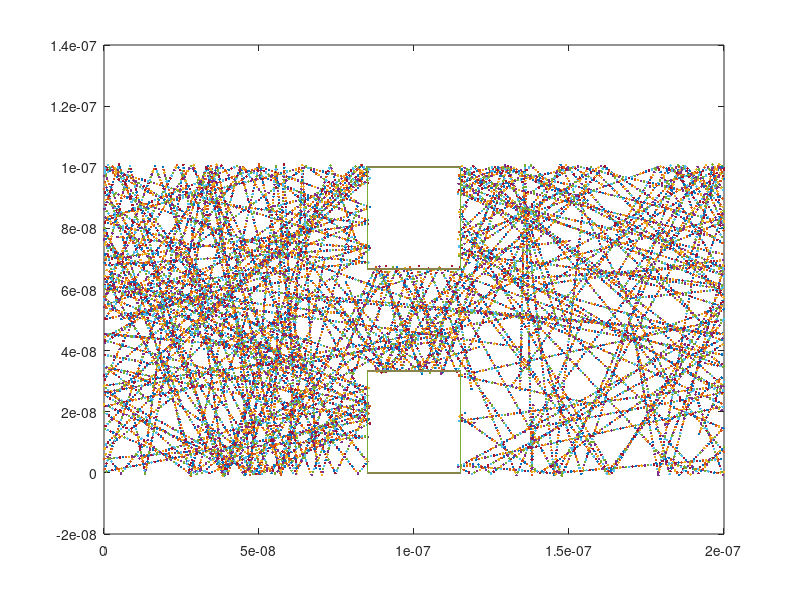

Write the MATLAB code that produced this figure.
% Jarikre Efe Jeffery
% 101008461
% Elec_4700 Assignment 1

clc
clearvars
close all
set(0,'DefaultFigureWindowStyle','docked')

m0 = 9.10938215e-31; % rest mass
effective_m = 0.26*m0; %effective mass
q0 = 1.60217653e-19;   %electron charge
dirac_c = 1.054571596e-34; %dirac's constant
planck_c = dirac_c*2*pi;     % Planck's constant
Boltz_c =  1.3806504e-23; % Boltzmann Constant
eps_0 = 8.854187817e-12; % permittivity of freespace
mu_0 = 1.2566370614e-6; % permeability of freespace
c = 299792458; % Speed of light
g = 9.80665; % gravityPa
am = 1.66053892e-27;

Thermal_v = sqrt((Boltz_c * 300) / effective_m); % Calculation for the thermal velocity
Stand_dev = Thermal_v/(sqrt(2)); % Standard Deviation of the two velocities

Time_bet_collisions = 0.2 * 10 ^ -12; % time between collisions
Time_step = 1000; % Time step
delta_t = 7.5 * 10 ^ -15; % Change in psoition of particles

wid_x = 200 * 10 ^ -9; % x-boundaries
len_y = 100 * 10 ^ -9; % y-boundaries.
size_particle = 100; % Number of particles
x_pos =  rand(1, size_particle) .* wid_x; % random x_position
y_pos =   rand(1, size_particle) .* len_y; % random y_position
theta = rand(1,size_particle)*2*pi;
x_vel = Thermal_v*cos(theta); % Assigning a random velocity to particles
y_vel = Thermal_v*sin(theta); % Assigning a random velocity to particles

figure (1)
xlabel("position of x");
ylabel("position of y");

isinbx = true;
while isinbx == true
    inbx = ((x_pos <= (1.15 * wid_x/2) & (x_pos >= (0.85 * wid_x/2))) & ((y_pos < (len_y/3)) | y_pos >= (2*len_y/3)));
    if (sum(inbx) > 0)
        x_pos(inbx) = rand(1, sum(inbx)) .* wid_x;
        y_pos(inbx) = rand(1, sum(inbx)) .* len_y;
    else
        isinbx = false;
        %break;
    end
   
end

% Implement a for loop here

for i = 1:200
    x_old = x_pos;
    x_pos = x_old + delta_t*x_vel;
    y_old = y_pos;
    y_pos = y_old + delta_t*y_vel;
   
    % Change in Velocity for the y-boundary condition
   
    index1 = (y_pos > len_y);
    index2 = (y_pos < 0);
    y_vel(index1) = -y_vel(index1);
    y_vel(index2) = -y_vel(index2);
   
   
    % implementing wrap around for the x-boundary condition
   
    index3 = ((x_pos) > wid_x); % Right ahnd position
    index4 = ((x_pos) < 0); % left hand position
   
    x_old(index3) = x_old(index3) - wid_x;
    x_pos(index3) = x_pos(index3) - wid_x;
   
    x_old(index4) = x_old(index4) + wid_x;
    x_pos(index4) = x_pos(index4) + wid_x;
   
    % plot particles moving
    plot (x_pos,y_pos,'.');
    pause(0.05)
    hold on
   
    % Draws the rectangular blocks
    line([0.85*wid_x/2 0.85*wid_x/2], [len_y 2*len_y/3]);
    line([1.15*wid_x/2 1.15*wid_x/2], [len_y 2*len_y/3]);
    line([0.85*wid_x/2 1.15*wid_x/2], [len_y len_y]);
    line([0.85*wid_x/2 1.15*wid_x/2], [2*len_y/3 2*len_y/3]);
   
    line([0.85*wid_x/2 0.85*wid_x/2], [0 len_y/3]);
    line([1.15*wid_x/2 1.15*wid_x/2], [0 len_y/3]);
    line([0.85*wid_x/2 1.15*wid_x/2], [0 0]);
    line([0.85*wid_x/2 1.15*wid_x/2], [len_y/3 len_y/3]);
    
    % Models regions where the particles bounce off the blocks
    inbx = ((x_pos <= (1.15 * wid_x/2) & (x_pos >= (0.85 * wid_x/2))) & ((y_pos < (len_y/3)) | y_pos >= (2*len_y/3)));
    between = ((x_old <= (1.15 * wid_x/2) & (x_old >= (0.85 * wid_x/2))) & ((y_old > (len_y/3)) & y_old <= (2*len_y/3)));
   
    % implements the change in velocities of the blocks when they hit the
    % rectangular blocks
    x_vel(inbx&(~between)) = -x_vel(inbx&(~between));
   
    y_vel(inbx&between) = -y_vel(inbx&between);
 
   
end